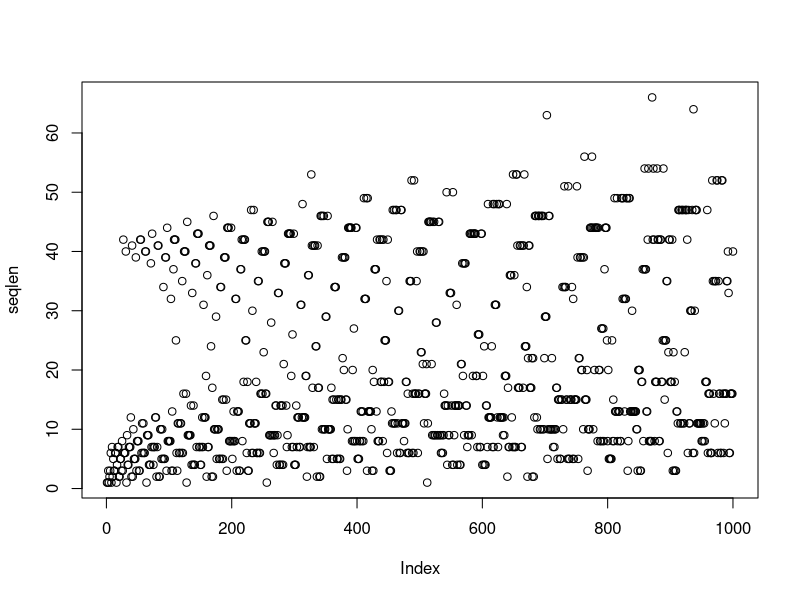

This figure's R source:
seqlen=c()
for (i in 1:1000) {
	n=i
	counter=1
	while (n !=1) {
		cat(n,"\n")
		if (n%%2==0) {
			n= as.integer(n/2)
		}   else {
			n= as.integer((n*3)+1)
			counter<-counter+1
		}
	}
	seqlen=c(seqlen, counter)
}
plot(seqlen)